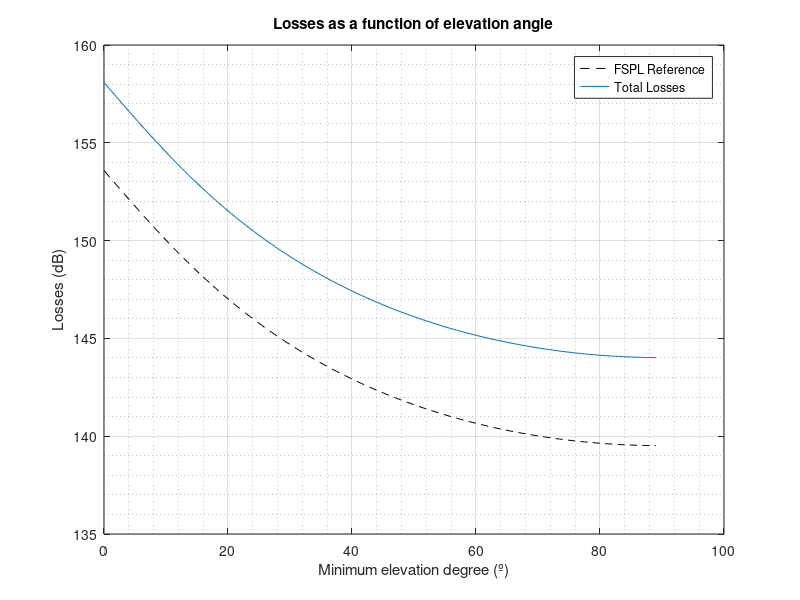
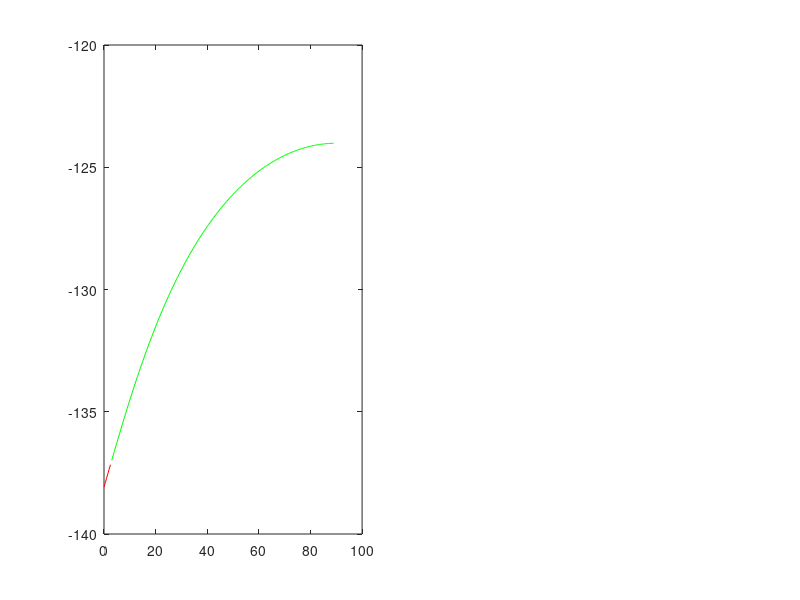

Here is the MATLAB script that generated these plots, in order: (Note: this script raises an error after producing the figures.)
%% SATELLITE LINK BUDGET ANALYSIS
% Juan Del Pino Mena
% Version 0
% 
% PLUTON UPV
% 
% Graphically calculates the received power and SNR by minimum elevation angle. Considers
% only the worst case scenario (minimum elevation, maximum distances).
% This uses a simple FSPL model and a circular orbit

close all;
clearvars;



%% Constants

RT = 6371e3; % Radius of the Earth (m)

epsilon_0 = 8.854188e-12;  % [F/m] Vacuum electrical permitivity
mu_0 = 4 * pi * 1e-7;  % [T x m/A] Vacuum magnetic permitivity
c_0 = 1 / sqrt(epsilon_0 * mu_0);  % [m/s] Wave propagation speed in vacuum

k_B = 1.381e-23;  %  [J/K] Boltzmann's constant



%% Configuration

% Orbit parameters

h = 520e3;  % [m] Height of the satellite orbit avobe the Earth's surface


% Radio parameters

freq = 434e6;  % [Hz] Carrier frequency
BW = 125e3;  % [Hz] Bandwidth
P_tx_dBm = 20;  % [dBm] TX Power
S_rx_dBm = -137;  % [dBm] RX Sensitivity
SNR_limit_dBm = -20;  % [dB] Minimum SNR required

G_sat = 0;  % [dBi] Satellite antenna gain
G_gs = 0;  % [dBi] Ground Station antenna gain

% Noise in the antennas
noise_temp_ant_ul_K = 290;  % [K] For uplink 290 K is considered as the worst case
noise_temp_ant_dl_K = 2340; % [K] For downlink 2340 K for an electromagnetically busy area


% Losses

% These losses must be calculated prior execution. The values specified here are suitable 
% for a 434 MHz, circularly polarized carrier. Pessimistic approximation (complete loss of
% a polarization component due to Faraday rotation, and half power lost due to insertion 
% losses). Atmosphetic losses are low at this frequency.

loss_atmos_dB = 0.5;  % [dB] Atmospheric losses
loss_faraday_dB = 3;  % [dB] Faraday rotation losses
loss_insertion_dB = 1;  % [dB] Insertion losses


% Elevation angle sweep setup
min_elevation_degree = 0:0.5:89;  % [degrees]
min_elevation_rad = (pi / 180) .* min_elevation_degree;  % [rads]



%% Calculus of losses

% [sr] Solid angle of the satellite coverage.
solid_angle_sr = pi/2 - min_elevation_rad ...
                 - asin((RT .* cos(min_elevation_rad)) ./ (RT + h));

% [m] Slant range at minimum elevation (worst case)
max_distance_m = (RT + h) .* (sin(solid_angle_sr) ./ cos(min_elevation_rad));

% FSPL: Free-Space path losses
fspl_linear = ((4 .* pi .* max_distance_m .* freq) ./ (c_0)) .^ 2;
fspl_dB = 10 .* log10(fspl_linear);

% Total losses
loss_total_dB = fspl_dB + loss_atmos_dB + loss_faraday_dB + loss_insertion_dB;


figure();
plot(min_elevation_degree, fspl_dB, '--k');
hold on;
plot(min_elevation_degree, loss_total_dB);
title("Losses as a function of elevation angle")
legend("FSPL Reference", "Total Losses");
xlabel("Minimum elevation degree (º)");
ylabel("Losses (dB)");
grid on; grid minor;



%% Link budget

P_rx_dBm = P_tx_dBm + G_sat + G_gs - loss_total_dB;  % [dB] Received power


% Distinguish between the angles that comply and the ones which do not

P_rx_good = P_rx_dBm(P_rx_dBm >= S_rx_dBm);
P_rx_min_elevation_good = min_elevation_degree(P_rx_dBm >= S_rx_dBm);
P_rx_bad = P_rx_dBm(P_rx_dBm < S_rx_dBm);
P_rx_min_elevation_bad = min_elevation_degree(P_rx_dBm < S_rx_dBm);


figure();
subplot(1,2,1);
plot(P_rx_min_elevation_bad, P_rx_bad, '-r');
hold on;
plot(P_rx_min_elevation_good, P_rx_good, '-g');
yline(S_rx_dBm, "--", sprintf("Sensitivity: %d dBm", S_rx_dBm));
title("Received power as a function of elevation angle");
xlabel("Minimum elevation degree (º)");
ylabel("P_{RX} (dBm)");
grid on; grid minor;

subplot(1,2,2);
plot(P_rx_min_elevation_bad, P_rx_bad - S_rx_dBm, '-r');
hold on;
plot(P_rx_min_elevation_good, P_rx_good - S_rx_dBm, '-g');
yline(0, "--", "Limit of power compliance");
title("Received power margin over Sensitivity, as a function of elevation angle");
xlabel("Minimum elevation degree (º)");
ylabel("P_{RX} - S_{RX} (dB)");
grid on; grid minor;



%% SNR

N_ul_dBm = 10*log10(BW * k_B * noise_temp_ant_ul_K) + 30;  % [dBm] Noise power in uplink
N_dl_dBm = 10*log10(BW * k_B * noise_temp_ant_dl_K) + 30;  % [dBm] Noise power in downlink

SNR_ul_dB = P_rx_dBm - N_ul_dBm;  % [dB] Uplink SNR
SNR_dl_dB = P_rx_dBm - N_dl_dBm;  % [dB] Downlink SNR


% Distinguish between the angles that comply and the ones which do not

SNR_ul_good = SNR_ul_dB(SNR_ul_dB >= SNR_limit_dBm);
SNR_ul_min_elevation_good = min_elevation_degree(SNR_ul_dB >= SNR_limit_dBm);
SNR_ul_bad = SNR_ul_dB(SNR_ul_dB < SNR_limit_dBm);
SNR_ul_min_elevation_bad = min_elevation_degree(SNR_ul_dB < SNR_limit_dBm);

SNR_dl_good = SNR_dl_dB(SNR_dl_dB >= SNR_limit_dBm);
SNR_dl_min_elevation_good = min_elevation_degree(SNR_dl_dB >= SNR_limit_dBm);
SNR_dl_bad = SNR_dl_dB(SNR_dl_dB < SNR_limit_dBm);
SNR_dl_min_elevation_bad = min_elevation_degree(SNR_dl_dB < SNR_limit_dBm);


figure();
subplot(1,2,1);
plot(SNR_ul_min_elevation_bad, SNR_ul_bad, '-r');
hold on;
plot(SNR_ul_min_elevation_good, SNR_ul_good, '-g');
yline(SNR_limit_dBm, "--", sprintf("SNR limit: %d dB", SNR_limit_dBm));
title("Uplink SNR as a function of elevation angle");
xlabel("Minimum elevation degree (º)");
ylabel("SNR at receiver (dB)");
grid on; grid minor;

subplot(1,2,2);
plot(SNR_dl_min_elevation_bad, SNR_dl_bad, '-r');
hold on;
plot(SNR_dl_min_elevation_good, SNR_dl_good, '-g');
yline(SNR_limit_dBm, "--", sprintf("SNR limit: %d dB", SNR_limit_dBm));
title("Downlink SNR as a function of elevation angle");
xlabel("Minimum elevation degree (º)");
ylabel("SNR at receiver (dB)");
grid on; grid minor;














